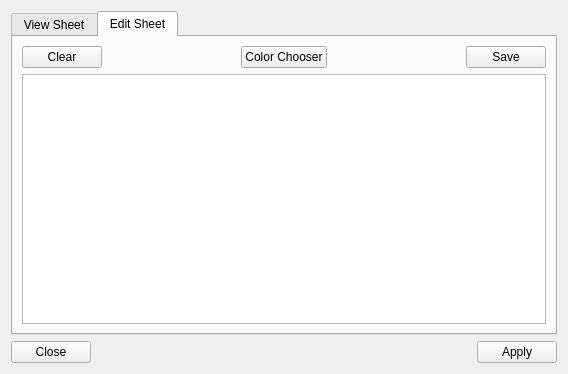
<?xml version="1.0" encoding="UTF-8"?>
<ui version="4.0">
 <class>Dialog</class>
 <widget class="QDialog" name="Dialog">
  <property name="geometry">
   <rect>
    <x>0</x>
    <y>0</y>
    <width>568</width>
    <height>374</height>
   </rect>
  </property>
  <property name="windowTitle">
   <string>Dialog</string>
  </property>
  <layout class="QVBoxLayout" name="verticalLayout">
   <item>
    <widget class="QTabWidget" name="tabWidget">
     <property name="currentIndex">
      <number>1</number>
     </property>
     <widget class="QWidget" name="tab_view">
      <attribute name="title">
       <string>View Sheet</string>
      </attribute>
      <layout class="QVBoxLayout" name="verticalLayout_2">
       <item>
        <layout class="QHBoxLayout" name="horizontalLayout_3">
         <item>
          <widget class="QPushButton" name="copyButton">
           <property name="text">
            <string>Copy to Edit Tab</string>
           </property>
          </widget>
         </item>
         <item>
          <spacer name="horizontalSpacer_2">
           <property name="orientation">
            <enum>Qt::Horizontal</enum>
           </property>
           <property name="sizeHint" stdset="0">
            <size>
             <width>40</width>
             <height>20</height>
            </size>
           </property>
          </spacer>
         </item>
         <item>
          <widget class="QPushButton" name="openButton">
           <property name="text">
            <string>Open</string>
           </property>
          </widget>
         </item>
         <item>
          <widget class="QLabel" name="label">
           <property name="text">
            <string>StyeSheet:</string>
           </property>
           <property name="alignment">
            <set>Qt::AlignRight|Qt::AlignTrailing|Qt::AlignVCenter</set>
           </property>
          </widget>
         </item>
         <item>
          <widget class="QComboBox" name="styleSheetCombo"/>
         </item>
        </layout>
       </item>
       <item>
        <widget class="QTextEdit" name="styleTextView">
         <property name="textInteractionFlags">
          <set>Qt::TextSelectableByKeyboard|Qt::TextSelectableByMouse</set>
         </property>
        </widget>
       </item>
      </layout>
     </widget>
     <widget class="QWidget" name="tab_edit">
      <attribute name="title">
       <string>Edit Sheet</string>
      </attribute>
      <layout class="QVBoxLayout" name="verticalLayout_3">
       <item>
        <layout class="QHBoxLayout" name="horizontalLayout_4">
         <item>
          <widget class="QPushButton" name="clearButton">
           <property name="text">
            <string>Clear</string>
           </property>
          </widget>
         </item>
         <item>
          <spacer name="horizontalSpacer_4">
           <property name="orientation">
            <enum>Qt::Horizontal</enum>
           </property>
           <property name="sizeHint" stdset="0">
            <size>
             <width>40</width>
             <height>20</height>
            </size>
           </property>
          </spacer>
         </item>
         <item>
          <widget class="QPushButton" name="colorButton">
           <property name="text">
            <string>Color Chooser</string>
           </property>
          </widget>
         </item>
         <item>
          <spacer name="horizontalSpacer_3">
           <property name="orientation">
            <enum>Qt::Horizontal</enum>
           </property>
           <property name="sizeHint" stdset="0">
            <size>
             <width>40</width>
             <height>20</height>
            </size>
           </property>
          </spacer>
         </item>
         <item>
          <widget class="QPushButton" name="saveButton">
           <property name="text">
            <string>Save</string>
           </property>
          </widget>
         </item>
        </layout>
       </item>
       <item>
        <widget class="QTextEdit" name="styleTextEdit"/>
       </item>
      </layout>
     </widget>
    </widget>
   </item>
   <item>
    <layout class="QHBoxLayout" name="horizontalLayout">
     <item>
      <widget class="QPushButton" name="closeButton">
       <property name="text">
        <string>Close</string>
       </property>
      </widget>
     </item>
     <item>
      <spacer name="horizontalSpacer">
       <property name="orientation">
        <enum>Qt::Horizontal</enum>
       </property>
       <property name="sizeHint" stdset="0">
        <size>
         <width>40</width>
         <height>20</height>
        </size>
       </property>
      </spacer>
     </item>
     <item>
      <widget class="QPushButton" name="applyButton">
       <property name="text">
        <string>Apply</string>
       </property>
      </widget>
     </item>
    </layout>
   </item>
  </layout>
 </widget>
 <resources/>
 <connections/>
</ui>
